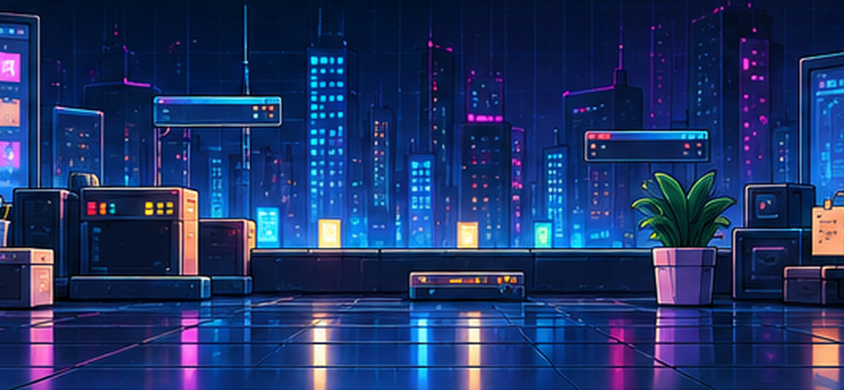
#> input picture assets/backgrounds/desktop_background_reference.png, 1688 x 780 px, found by its file name (shown at 1/2 size)
$ python make_bg.py
#> lines starting #> are read from the running program, lines starting #| are printed output that depends on the picture; after the words box and inside, x2 and y2 are one past the last pixel; in counts of white or black regions, pixels touching at a corner belong together
"""Prepare the prototype desktop background for embedding.
- removes the two floating window-like bars baked into the concept crop (they would read as platforms)
- exports a compact WebP that build_bg_inline() embeds in index.html as a data URI
Usage: python3 tools/make_bg.py   (needs Pillow + numpy)"""
import base64, io
import numpy as np
from PIL import Image, ImageFilter

SRC = 'assets/backgrounds/desktop_background_reference.png'
OUT = 'assets/backgrounds/desktop_background_proto.webp'
BARS = [(300, 186, 570, 260), (1162, 254, 1426, 330)]   # x0,y0,x1,y1 in the 1688x780 source

im = Image.open(SRC).convert('RGB')
#> im is the input picture: PIL image 1688x780 RGB; mean R, G, B 30.3, 50.9, 102.5
a = np.asarray(im).astype(np.float32)
for x0, y0, x1, y1 in BARS:
    top = a[y0 - 1, x0:x1].copy(); bot = a[y1 + 1, x0:x1].copy()
    for i, y in enumerate(range(y0, y1 + 1)):
        t = i / max(1, y1 - y0)
        a[y, x0:x1] = top * (1 - t) + bot * t
im = Image.fromarray(a.clip(0, 255).astype(np.uint8))
for x0, y0, x1, y1 in BARS:      # soften the patch so it blends into the skyline
    pad = 10; box = (x0 - pad, y0 - pad, x1 + pad, y1 + pad)
    blurred = im.crop(box).filter(ImageFilter.GaussianBlur(7))
    mask = Image.new('L', blurred.size, 0); mask.paste(255, (pad // 2, pad // 2, blurred.size[0] - pad // 2, blurred.size[1] - pad // 2))
    im.paste(blurred, box[:2], mask.filter(ImageFilter.GaussianBlur(4)))
#> this loop made 2 passes
#> pass 1, `blurred = im.crop(box).filter(ImageFilter.GaussianBlur(7))`:
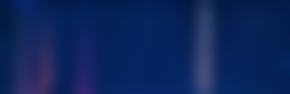
#> blurred: PIL image 290x94 RGB; mean R, G, B 12.5, 37.1, 91.6
#> pass 2, `blurred = im.crop(box).filter(ImageFilter.GaussianBlur(7))`:
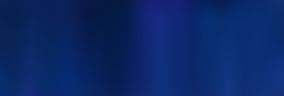
#> blurred: PIL image 284x96 RGB; mean R, G, B 10.8, 38.9, 103.2
#> after the loop:
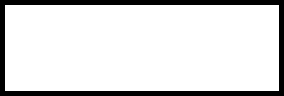
#> mask: PIL image 284x96 L; 86.4% white; 1 black region, box (x1, y1, x2, y2) and area: (0, 0, 284, 96) 3700
im.save(OUT, 'WEBP', quality=72, method=6)
print(OUT, len(open(OUT, 'rb').read()) // 1024, 'KB')
